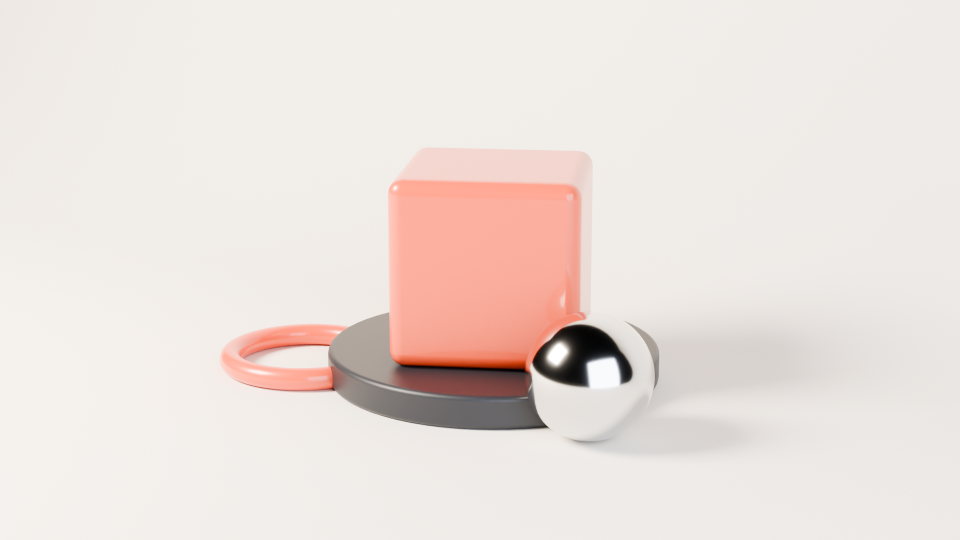
#> input picture examples/3d/studio-shot.png, 1920 x 1080 px (shown at 1/2 size)
$ python fit.py ../3d/studio-shot.png ../3d/studio-shot.png 5
#> lines starting #> are read from the running program, lines starting #| are printed output that depends on the picture
"""Approximate a photo with N translucent rotated ellipses (primitive-style hill climbing).
Output: JSON of shapes that the HTML page renders as CSS divs. No pixel data leaves this script."""
import json, sys, time
import numpy as np
from PIL import Image

src, out, N = sys.argv[1], sys.argv[2], int(sys.argv[3])
W, H = 192, 240
ALPHA = 0.5
rng = np.random.default_rng(7)

img = Image.open(src).convert("RGB").crop((120, 0, 840, 900)).resize((W, H), Image.LANCZOS)
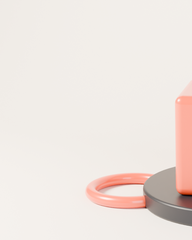
#> img: PIL image 192x240 RGB; mean R, G, B 238.3, 229, 223.6
T = np.asarray(img, dtype=np.float32) / 255.0

# Weight the face more heavily so detail goes where recognition lives.
yy, xx = np.mgrid[0:H, 0:W].astype(np.float32)
face = ((xx - 92) / 46) ** 2 + ((yy - 58) / 56) ** 2
Wt = 1.0 + 4.0 * np.exp(-np.clip(face - 1, 0, None) * 2.5) * (face < 1) + 1.5 * np.exp(-face) * (face >= 1)

bg = (T * Wt[..., None]).sum((0, 1)) / Wt.sum()
#> bg = [0.94, 0.913, 0.893]
C = np.ones_like(T) * bg
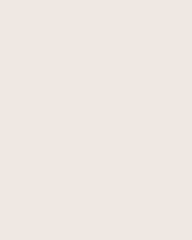
#> C: shape (240, 192, 3) float32; mean R, G, B 0.94, 0.913, 0.893

def mask(s):
    cx, cy, rx, ry, ang = s
    r = max(rx, ry) + 1
    x0, x1 = int(max(0, cx - r)), int(min(W, cx + r + 1))
    y0, y1 = int(max(0, cy - r)), int(min(H, cy + r + 1))
    if x1 <= x0 or y1 <= y0:
        return None
    dx = xx[y0:y1, x0:x1] - cx + 0.5 * 0
    dy = yy[y0:y1, x0:x1] - cy
    c, sn = np.cos(ang), np.sin(ang)
    u = (dx * c + dy * sn) / rx
    v = (-dx * sn + dy * c) / ry
    m = (u * u + v * v) <= 1.0
    if not m.any():
        return None
    return (y0, y1, x0, x1), m

def evaluate(s):
    mk = mask(s)
    if mk is None:
        return 0.0, None, None
    (y0, y1, x0, x1), m = mk
    t = T[y0:y1, x0:x1][m]
    c = C[y0:y1, x0:x1][m]
    w = Wt[y0:y1, x0:x1][m][:, None]
    col = np.clip(((t - c * (1 - ALPHA)) / ALPHA * w).sum(0) / w.sum(), 0, 1)
    new = c * (1 - ALPHA) + col * ALPHA
    delta = float((w * ((new - t) ** 2 - (c - t) ** 2)).sum())
    return delta, col, mk

def random_shape(errmap):
    p = errmap.ravel() / errmap.sum()
    i = rng.choice(errmap.size, p=p)
    cy, cx = divmod(i, W)
    big = max(2.0, 60 * (1 - progress) ** 2)
    return [cx + rng.random(), cy + rng.random(), rng.uniform(1, big), rng.uniform(1, big), rng.uniform(0, np.pi)]

def mutate(s):
    s = list(s)
    k = rng.integers(3)
    if k == 0:
        s[0] = np.clip(s[0] + rng.normal(0, 3), 0, W); s[1] = np.clip(s[1] + rng.normal(0, 3), 0, H)
    elif k == 1:
        s[2] = max(0.8, s[2] + rng.normal(0, 2.5)); s[3] = max(0.8, s[3] + rng.normal(0, 2.5))
    else:
        s[4] = s[4] + rng.normal(0, 0.35)
    return s

shapes = []
t0 = time.time()
for n in range(N):
    progress = n / N
    errmap = (Wt * ((C - T) ** 2).sum(2)) + 1e-6
    best, bd = None, 0.0
    for _ in range(120):
        s = random_shape(errmap)
        d, _, _ = evaluate(s)
        if d < bd:
            best, bd = s, d
    if best is None:
        continue
    fails = 0
    while fails < 100:
        s = mutate(best)
        d, _, _ = evaluate(s)
        if d < bd:
            best, bd, fails = s, d, 0
        else:
            fails += 1
    d, col, ((y0, y1, x0, x1), m) = evaluate(best)
    reg = C[y0:y1, x0:x1]
    reg[m] = reg[m] * (1 - ALPHA) + col * ALPHA
    cx, cy, rx, ry, ang = best
    shapes.append([round(cx, 2), round(cy, 2), round(rx, 2), round(ry, 2), round(float(np.degrees(ang)) % 180, 1),
                   *[int(round(v * 255)) for v in col]])
    if n % 100 == 0:
        rmse = float(np.sqrt(((C - T) ** 2).mean()))
        print(f"{n} shapes  rmse={rmse:.4f}  {time.time()-t0:.0f}s", flush=True)
#> this loop made 5 passes
#> pass 1, `errmap = (Wt * ((C - T) ** 2).sum(2)) + 1e-6`:
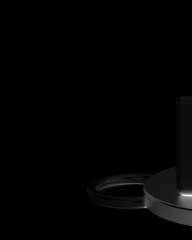
#> errmap: shape (240, 192) float32; min 5.14e-06, max 2.32, mean 0.0293; drawn with min black and max white
#> pass 1, in mask, `dy = yy[y0:y1, x0:x1] - cy`:
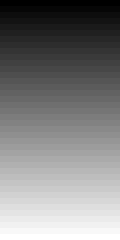
#> dy: shape (40, 20) float32 (shown 6 times larger); min -19.78, max 19.22, mean -0.276; drawn with min black and max white
#> pass 1, in mask, `u = (dx * c + dy * sn) / rx`:
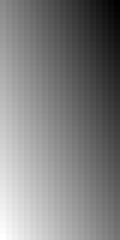
#> u: shape (40, 20) float32 (shown 6 times larger); min -0.478, max 1.8, mean 0.664; drawn with min black and max white
#> after the loop:
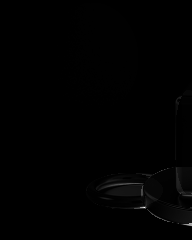
#> errmap: shape (240, 192) float32; min 1.15e-05, max 1.05, mean 0.0061; drawn with min black and max white

json.dump({"w": W, "h": H, "alpha": ALPHA, "bg": [int(round(v * 255)) for v in bg], "shapes": shapes},
          open(out, "w"), separators=(",", ":"))
Image.fromarray((C * 255).astype(np.uint8)).resize((W * 3, H * 3), Image.NEAREST).save(out.replace(".json", "_preview.png"))
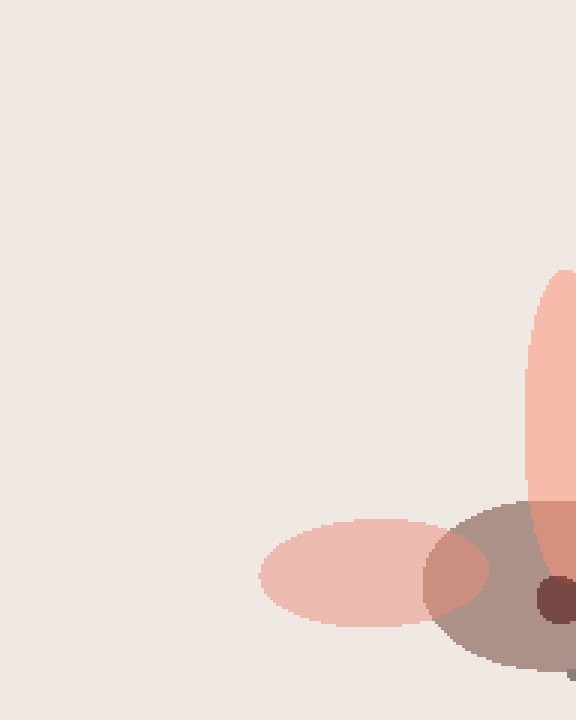
#> saved as studio-shot.png: PIL image 576x720 RGB; mean R, G, B 236, 224.2, 218.5
print("done", len(shapes), f"{time.time()-t0:.0f}s")
